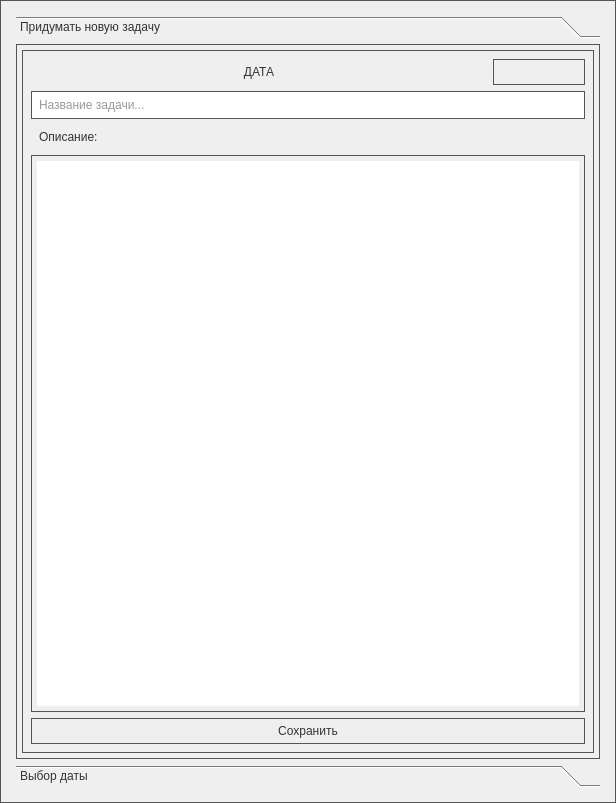
<?xml version="1.0" encoding="UTF-8"?>
<ui version="4.0">
 <class>AddNewTaskForm</class>
 <widget class="QWidget" name="AddNewTaskForm">
  <property name="geometry">
   <rect>
    <x>0</x>
    <y>0</y>
    <width>616</width>
    <height>803</height>
   </rect>
  </property>
  <property name="windowTitle">
   <string>Form</string>
  </property>
  <property name="styleSheet">
   <string notr="true">QWidget {
color: #333;
border: 1px solid #555;
font: 30pt &quot;Arial&quot;;
border-radius: 0px;
padding: 5px;
background: qradialgradient(cx: 0.3, cy: -0.4,
fx: 0.3, fy: -0.4,
radius: 1.35, stop: 0 #fff, stop: 1 #e8e8e8);
min-width: 80px;
}</string>
  </property>
  <layout class="QGridLayout" name="gridLayout">
   <item row="1" column="0">
    <widget class="QToolBox" name="toolBox">
     <property name="styleSheet">
      <string notr="true"> QToolBox{
color: #333;
border: 0px solid #555;
font: 30pt &quot;Arial&quot;;
border-radius: 0px;
padding: 5px;
background: qradialgradient(cx: 0.3, cy: -0.4,
fx: 0.3, fy: -0.4,
radius: 1.35, stop: 0 #fff, stop: 1 #e8e8e8);
min-width: 80px;
}</string>
     </property>
     <property name="currentIndex">
      <number>0</number>
     </property>
     <widget class="QWidget" name="page">
      <property name="geometry">
       <rect>
        <x>0</x>
        <y>0</y>
        <width>576</width>
        <height>645</height>
       </rect>
      </property>
      <attribute name="label">
       <string>Придумать новую задачу</string>
      </attribute>
      <layout class="QGridLayout" name="gridLayout_2">
       <item row="0" column="0">
        <widget class="QLabel" name="dateLabel">
         <property name="styleSheet">
          <string notr="true"> QLabel {
color: #333;
border: 0px solid #555;
font: 30pt &quot;Arial&quot;;
border-radius: 0px;
padding: 5px;
background: qradialgradient(cx: 0.3, cy: -0.4,
fx: 0.3, fy: -0.4,
radius: 1.35, stop: 0 #fff, stop: 1 #e8e8e8);
min-width: 80px;
}</string>
         </property>
         <property name="text">
          <string>ДАТА</string>
         </property>
         <property name="alignment">
          <set>Qt::AlignCenter</set>
         </property>
        </widget>
       </item>
       <item row="0" column="1">
        <widget class="QPushButton" name="chooseDateButton">
         <property name="sizePolicy">
          <sizepolicy hsizetype="Fixed" vsizetype="Fixed">
           <horstretch>0</horstretch>
           <verstretch>0</verstretch>
          </sizepolicy>
         </property>
         <property name="styleSheet">
          <string notr="true"> QPushButton {
color: #333;
border: 1px solid #555;
font: 30pt &quot;Arial&quot;;
border-radius: 0px;
padding: 5px;
background: qradialgradient(cx: 0.3, cy: -0.4,
fx: 0.3, fy: -0.4,
radius: 1.35, stop: 0 #fff, stop: 1 #e8e8e8);
min-width: 80px;
}

QPushButton:hover {
background: qradialgradient(cx: 0.3, cy: -0.4,
fx: 0.3, fy: -0.4,
radius: 1.35, stop: 0 #fff, stop: 1 #e8e8e8);
}

 QPushButton:pressed {
background: qradialgradient(cx: 0.4, cy: -0.1,
fx: 0.4, fy: -0.1,
radius: 1.35, stop: 0 #fff, stop: 1 #88bbe8);
}</string>
         </property>
         <property name="text">
          <string/>
         </property>
         <property name="icon">
          <iconset resource="res.qrc">
           <normaloff>:/img/img/icon/calendar_5231.png</normaloff>:/img/img/icon/calendar_5231.png</iconset>
         </property>
         <property name="iconSize">
          <size>
           <width>64</width>
           <height>64</height>
          </size>
         </property>
        </widget>
       </item>
       <item row="1" column="0" colspan="2">
        <widget class="QLineEdit" name="taskNameEdit">
         <property name="styleSheet">
          <string notr="true"> QLineEdit{
color: #333;
border: 1px solid #555;
font: 30pt &quot;Arial&quot;;
border-radius: 0px;
padding: 5px;
background: qradialgradient(cx: 0.3, cy: -0.4,
fx: 0.3, fy: -0.4,
radius: 1.35, stop: 0 #fff, stop: 1 #e8e8e8);
min-width: 80px;
}</string>
         </property>
         <property name="placeholderText">
          <string>Название задачи...</string>
         </property>
        </widget>
       </item>
       <item row="2" column="0" colspan="2">
        <widget class="QLabel" name="descriptionLabel">
         <property name="styleSheet">
          <string notr="true"> QLabel {
color: #333;
border: 0px solid #555;
font: 30pt &quot;Arial&quot;;
border-radius: 0px;
padding: 5px;
background: qradialgradient(cx: 0.3, cy: -0.4,
fx: 0.3, fy: -0.4,
radius: 1.35, stop: 0 #fff, stop: 1 #e8e8e8);
min-width: 80px;
}</string>
         </property>
         <property name="text">
          <string>Описание:</string>
         </property>
        </widget>
       </item>
       <item row="3" column="0" colspan="2">
        <widget class="QPlainTextEdit" name="descriptionTextEdit"/>
       </item>
       <item row="4" column="0" colspan="2">
        <widget class="QPushButton" name="saveButton">
         <property name="styleSheet">
          <string notr="true"> QPushButton {
color: #333;
border: 1px solid #555;
font: 30pt &quot;Arial&quot;;
border-radius: 0px;
padding: 5px;
background: qradialgradient(cx: 0.3, cy: -0.4,
fx: 0.3, fy: -0.4,
radius: 1.35, stop: 0 #fff, stop: 1 #e8e8e8);
min-width: 80px;
}

QPushButton:hover {
background: qradialgradient(cx: 0.3, cy: -0.4,
fx: 0.3, fy: -0.4,
radius: 1.35, stop: 0 #fff, stop: 1 #e8e8e8);
}

 QPushButton:pressed {
background: qradialgradient(cx: 0.4, cy: -0.1,
fx: 0.4, fy: -0.1,
radius: 1.35, stop: 0 #fff, stop: 1 #88bbe8);
}</string>
         </property>
         <property name="text">
          <string>Сохранить</string>
         </property>
         <property name="icon">
          <iconset resource="res.qrc">
           <normaloff>:/img/img/icon/disc-floopy_1618.png</normaloff>:/img/img/icon/disc-floopy_1618.png</iconset>
         </property>
         <property name="iconSize">
          <size>
           <width>64</width>
           <height>64</height>
          </size>
         </property>
        </widget>
       </item>
      </layout>
     </widget>
     <widget class="QWidget" name="page_2">
      <property name="geometry">
       <rect>
        <x>0</x>
        <y>0</y>
        <width>576</width>
        <height>645</height>
       </rect>
      </property>
      <attribute name="label">
       <string>Выбор даты</string>
      </attribute>
      <layout class="QVBoxLayout" name="verticalLayout">
       <item>
        <widget class="QCalendarWidget" name="calendarWidget">
         <property name="styleSheet">
          <string notr="true"> QCalendarWidget {
color: #333;
border: 0px solid #555;
font: 30pt &quot;Arial&quot;;
border-radius: 0px;
padding: 5px;
background: qradialgradient(cx: 0.3, cy: -0.4,
fx: 0.3, fy: -0.4,
radius: 1.35, stop: 0 #fff, stop: 1 #e8e8e8);
min-width: 80px;
}</string>
         </property>
        </widget>
       </item>
      </layout>
     </widget>
    </widget>
   </item>
  </layout>
 </widget>
 <resources>
  <include location="res.qrc"/>
 </resources>
 <connections/>
</ui>
